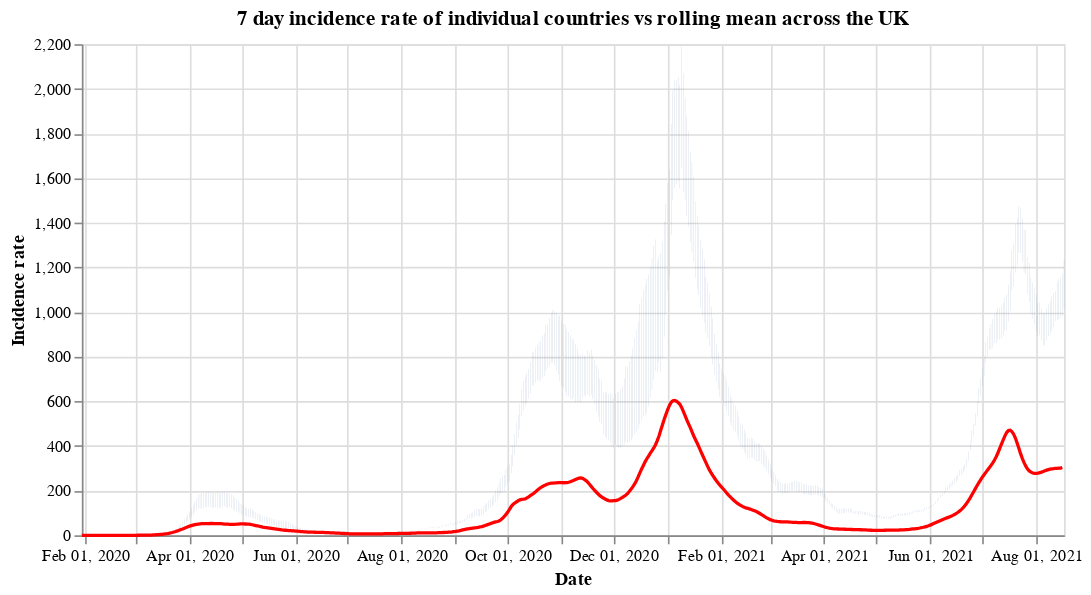

Source (notebook cell):
### Code cell
#collapse
countries = uk_cases['areaName'].unique()
countries.sort()

selection = alt.selection_single(
    name='Select',
    fields=['areaName'],
    init={'areaName': 'Wales'},
    bind={'areaName': alt.binding_select(options=countries)}
)

# scatter plot, modify opacity based on selection
bars = alt.Chart(uk_cases).mark_bar().add_selection(
    selection
).encode(
    x=alt.X("yearmonthdate(date):T", axis=alt.Axis(title='Date')),
    y=alt.Y("weeklyCasesRate:Q", axis=alt.Axis(title='Incidence rate')),
    tooltip='weeklyCasesRate:Q',
    opacity=alt.condition(selection, alt.value(1), alt.value(0))
).properties(title=f'7 day incidence rate of individual countries vs rolling mean across the UK', width=600)

line = alt.Chart(overview_cases).mark_line(
    color='red',
    size=2,
).transform_window(
    rolling_mean='mean(weeklyCasesRate)',
    frame=[0, 7]
).encode(
    x='yearmonthdate(date):T',
    y='rolling_mean:Q'
)

alt.layer(bars, line)

### Figure 1 — Vega-Lite specification as saved in the notebook (floating-point values rounded to 4 significant figures; data arrays with more than 128 entries replaced by an {"elided": "..."} marker saying what was removed)
{"config": {"view": {"continuousWidth": 400, "continuousHeight": 300}}, "layer": [{"data": {"name": "data-260143fc325ba048117ed174e985db87"}, "mark": "bar", "encoding": {"opacity": {"condition": {"value": 1, "selection": "Select"}, "value": 0}, "tooltip": {"type": "quantitative", "field": "weeklyCasesRate"}, "x": {"type": "temporal", "axis": {"title": "Date"}, "field": "date", "timeUnit": "yearmonthdate"}, "y": {"type": "quantitative", "axis": {"title": "Incidence rate"}, "field": "weeklyCasesRate"}}, "selection": {"Select": {"type": "single", "fields": ["areaName"], "init": {"areaName": "Wales"}, "bind": {"areaName": {"input": "select", "options": ["England", "Northern Ireland", "Scotland", "Wales"]}}}}, "title": "7 day incidence rate of individual countries vs rolling mean across the UK", "width": 600}, {"data": {"name": "data-eebcc7bf79a46c69d1aaa35705978ec9"}, "mark": {"type": "line", "color": "red", "size": 2}, "encoding": {"x": {"type": "temporal", "field": "date", "timeUnit": "yearmonthdate"}, "y": {"type": "quantitative", "field": "rolling_mean"}}, "transform": [{"window": [{"op": "mean", "field": "weeklyCasesRate", "as": "rolling_mean"}], "frame": [0, 7]}]}], "$schema": "https://vega.github.io/schema/vega-lite/v4.8.1.json", "datasets": {"data-260143fc325ba048117ed174e985db87": {"elided": "2168 records"}, "data-eebcc7bf79a46c69d1aaa35705978ec9": {"elided": "565 records"}}}
